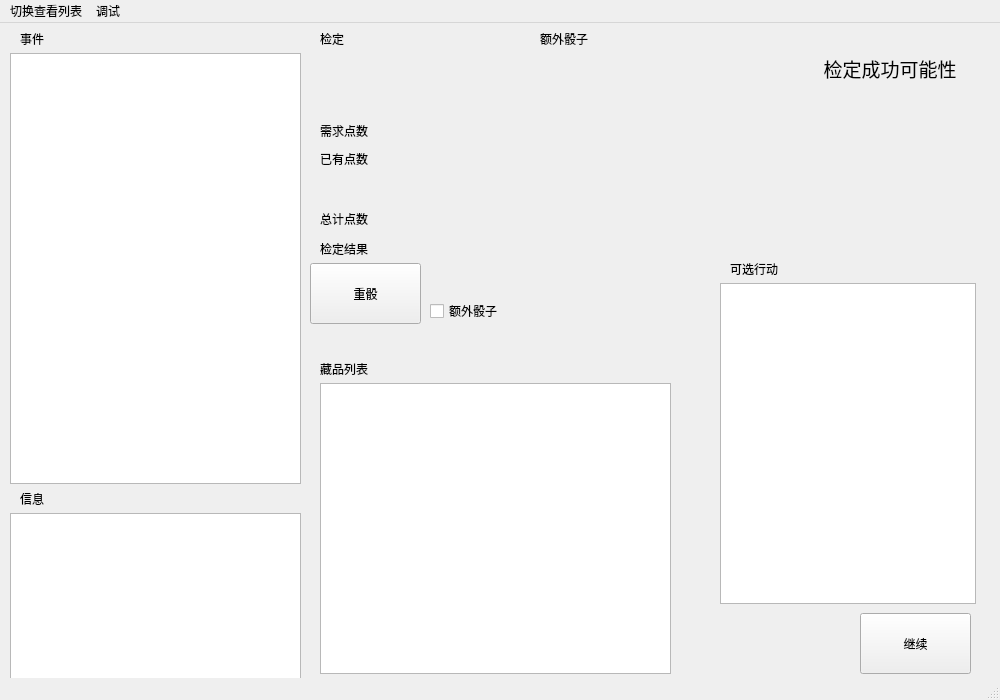
<?xml version="1.0" encoding="UTF-8"?>
<ui version="4.0">
 <class>MainWindow</class>
 <widget class="QMainWindow" name="MainWindow">
  <property name="geometry">
   <rect>
    <x>0</x>
    <y>0</y>
    <width>1000</width>
    <height>700</height>
   </rect>
  </property>
  <property name="minimumSize">
   <size>
    <width>1000</width>
    <height>700</height>
   </size>
  </property>
  <property name="maximumSize">
   <size>
    <width>1000</width>
    <height>700</height>
   </size>
  </property>
  <property name="windowTitle">
   <string>RogueLife2</string>
  </property>
  <widget class="QWidget" name="centralwidget">
   <widget class="QTextBrowser" name="textEvent">
    <property name="geometry">
     <rect>
      <x>10</x>
      <y>30</y>
      <width>291</width>
      <height>431</height>
     </rect>
    </property>
   </widget>
   <widget class="QListWidget" name="listActions">
    <property name="geometry">
     <rect>
      <x>720</x>
      <y>260</y>
      <width>256</width>
      <height>321</height>
     </rect>
    </property>
   </widget>
   <widget class="QPushButton" name="buttonContinue">
    <property name="geometry">
     <rect>
      <x>860</x>
      <y>590</y>
      <width>111</width>
      <height>61</height>
     </rect>
    </property>
    <property name="text">
     <string>继续</string>
    </property>
   </widget>
   <widget class="QLabel" name="labelEvent">
    <property name="geometry">
     <rect>
      <x>20</x>
      <y>10</y>
      <width>54</width>
      <height>12</height>
     </rect>
    </property>
    <property name="text">
     <string>事件</string>
    </property>
   </widget>
   <widget class="QLabel" name="labelAction">
    <property name="geometry">
     <rect>
      <x>730</x>
      <y>240</y>
      <width>54</width>
      <height>12</height>
     </rect>
    </property>
    <property name="text">
     <string>可选行动</string>
    </property>
   </widget>
   <widget class="QLabel" name="labelCheck">
    <property name="geometry">
     <rect>
      <x>320</x>
      <y>10</y>
      <width>54</width>
      <height>12</height>
     </rect>
    </property>
    <property name="text">
     <string>检定</string>
    </property>
   </widget>
   <widget class="QStackedWidget" name="stackedWidget">
    <property name="geometry">
     <rect>
      <x>310</x>
      <y>310</y>
      <width>371</width>
      <height>351</height>
     </rect>
    </property>
    <property name="currentIndex">
     <number>0</number>
    </property>
    <widget class="QWidget" name="pageCollections">
     <widget class="QListWidget" name="listItems">
      <property name="geometry">
       <rect>
        <x>10</x>
        <y>50</y>
        <width>351</width>
        <height>291</height>
       </rect>
      </property>
     </widget>
     <widget class="QLabel" name="labelItems">
      <property name="geometry">
       <rect>
        <x>10</x>
        <y>30</y>
        <width>54</width>
        <height>12</height>
       </rect>
      </property>
      <property name="text">
       <string>藏品列表</string>
      </property>
     </widget>
    </widget>
    <widget class="QWidget" name="pageAdjustments">
     <widget class="QListWidget" name="listAdjustments">
      <property name="geometry">
       <rect>
        <x>10</x>
        <y>50</y>
        <width>351</width>
        <height>291</height>
       </rect>
      </property>
     </widget>
     <widget class="QLabel" name="labelAdjustments">
      <property name="geometry">
       <rect>
        <x>10</x>
        <y>30</y>
        <width>54</width>
        <height>12</height>
       </rect>
      </property>
      <property name="text">
       <string>修正列表</string>
      </property>
     </widget>
    </widget>
    <widget class="QWidget" name="pageCurrentAdjuetments">
     <widget class="QLabel" name="labelCurrentAdjustments">
      <property name="geometry">
       <rect>
        <x>10</x>
        <y>30</y>
        <width>201</width>
        <height>16</height>
       </rect>
      </property>
      <property name="text">
       <string>当前生效的修正列表(含修正系数)</string>
      </property>
     </widget>
     <widget class="QListWidget" name="listAdjustments_2">
      <property name="geometry">
       <rect>
        <x>10</x>
        <y>50</y>
        <width>351</width>
        <height>291</height>
       </rect>
      </property>
     </widget>
    </widget>
   </widget>
   <widget class="QPushButton" name="buttonReroll">
    <property name="geometry">
     <rect>
      <x>310</x>
      <y>240</y>
      <width>111</width>
      <height>61</height>
     </rect>
    </property>
    <property name="text">
     <string>重骰</string>
    </property>
   </widget>
   <widget class="QTextBrowser" name="textInfo">
    <property name="geometry">
     <rect>
      <x>10</x>
      <y>490</y>
      <width>291</width>
      <height>171</height>
     </rect>
    </property>
   </widget>
   <widget class="QLabel" name="labelInfo">
    <property name="geometry">
     <rect>
      <x>20</x>
      <y>470</y>
      <width>54</width>
      <height>12</height>
     </rect>
    </property>
    <property name="text">
     <string>信息</string>
    </property>
   </widget>
   <widget class="QLabel" name="labelPossibility">
    <property name="geometry">
     <rect>
      <x>790</x>
      <y>30</y>
      <width>200</width>
      <height>31</height>
     </rect>
    </property>
    <property name="font">
     <font>
      <family>华文细黑</family>
      <pointsize>14</pointsize>
     </font>
    </property>
    <property name="text">
     <string>检定成功可能性</string>
    </property>
    <property name="alignment">
     <set>Qt::AlignCenter</set>
    </property>
    <property name="margin">
     <number>0</number>
    </property>
   </widget>
   <widget class="QPushButton" name="dice1">
    <property name="geometry">
     <rect>
      <x>320</x>
      <y>30</y>
      <width>64</width>
      <height>64</height>
     </rect>
    </property>
    <property name="styleSheet">
     <string notr="true">border:none;</string>
    </property>
    <property name="text">
     <string/>
    </property>
    <property name="iconSize">
     <size>
      <width>64</width>
      <height>64</height>
     </size>
    </property>
   </widget>
   <widget class="QPushButton" name="dice2">
    <property name="geometry">
     <rect>
      <x>400</x>
      <y>30</y>
      <width>64</width>
      <height>64</height>
     </rect>
    </property>
    <property name="styleSheet">
     <string notr="true">border:none;</string>
    </property>
    <property name="text">
     <string/>
    </property>
    <property name="iconSize">
     <size>
      <width>64</width>
      <height>64</height>
     </size>
    </property>
   </widget>
   <widget class="QPushButton" name="dice3">
    <property name="geometry">
     <rect>
      <x>540</x>
      <y>30</y>
      <width>64</width>
      <height>64</height>
     </rect>
    </property>
    <property name="styleSheet">
     <string notr="true">border:none;</string>
    </property>
    <property name="text">
     <string/>
    </property>
    <property name="iconSize">
     <size>
      <width>64</width>
      <height>64</height>
     </size>
    </property>
   </widget>
   <widget class="QCheckBox" name="checkExtra">
    <property name="geometry">
     <rect>
      <x>430</x>
      <y>280</y>
      <width>91</width>
      <height>16</height>
     </rect>
    </property>
    <property name="text">
     <string>额外骰子</string>
    </property>
   </widget>
   <widget class="QLabel" name="labelRequired">
    <property name="geometry">
     <rect>
      <x>320</x>
      <y>100</y>
      <width>380</width>
      <height>16</height>
     </rect>
    </property>
    <property name="text">
     <string>需求点数</string>
    </property>
   </widget>
   <widget class="QLabel" name="labelPossessed">
    <property name="geometry">
     <rect>
      <x>320</x>
      <y>130</y>
      <width>380</width>
      <height>12</height>
     </rect>
    </property>
    <property name="styleSheet">
     <string notr="true"/>
    </property>
    <property name="text">
     <string>已有点数</string>
    </property>
   </widget>
   <widget class="QLabel" name="labelRolled">
    <property name="geometry">
     <rect>
      <x>320</x>
      <y>160</y>
      <width>380</width>
      <height>12</height>
     </rect>
    </property>
    <property name="text">
     <string/>
    </property>
   </widget>
   <widget class="QLabel" name="labelTotal">
    <property name="geometry">
     <rect>
      <x>320</x>
      <y>190</y>
      <width>380</width>
      <height>12</height>
     </rect>
    </property>
    <property name="text">
     <string>总计点数</string>
    </property>
   </widget>
   <widget class="QLabel" name="labelExtra">
    <property name="enabled">
     <bool>true</bool>
    </property>
    <property name="geometry">
     <rect>
      <x>540</x>
      <y>10</y>
      <width>54</width>
      <height>12</height>
     </rect>
    </property>
    <property name="text">
     <string>额外骰子</string>
    </property>
   </widget>
   <widget class="QLabel" name="labelResult">
    <property name="geometry">
     <rect>
      <x>320</x>
      <y>220</y>
      <width>380</width>
      <height>12</height>
     </rect>
    </property>
    <property name="text">
     <string>检定结果</string>
    </property>
   </widget>
  </widget>
  <widget class="QMenuBar" name="menubar">
   <property name="geometry">
    <rect>
     <x>0</x>
     <y>0</y>
     <width>1000</width>
     <height>23</height>
    </rect>
   </property>
   <widget class="QMenu" name="menuDisplay">
    <property name="title">
     <string>切换查看列表</string>
    </property>
    <addaction name="actionShowCollections"/>
    <addaction name="actionShowAdjustments"/>
    <addaction name="actionShowCurrentAdjustments"/>
   </widget>
   <widget class="QMenu" name="menuDebug">
    <property name="title">
     <string>调试</string>
    </property>
    <addaction name="actionConsole"/>
   </widget>
   <addaction name="menuDisplay"/>
   <addaction name="menuDebug"/>
  </widget>
  <widget class="QStatusBar" name="statusbar"/>
  <action name="actionShowCollections">
   <property name="text">
    <string>藏品列表</string>
   </property>
  </action>
  <action name="actionShowAdjustments">
   <property name="text">
    <string>修正列表</string>
   </property>
  </action>
  <action name="actionShowCurrentAdjustments">
   <property name="text">
    <string>当前生效的修正列表</string>
   </property>
  </action>
  <action name="actionConsole">
   <property name="text">
    <string>Console</string>
   </property>
  </action>
 </widget>
 <resources/>
 <connections/>
</ui>
